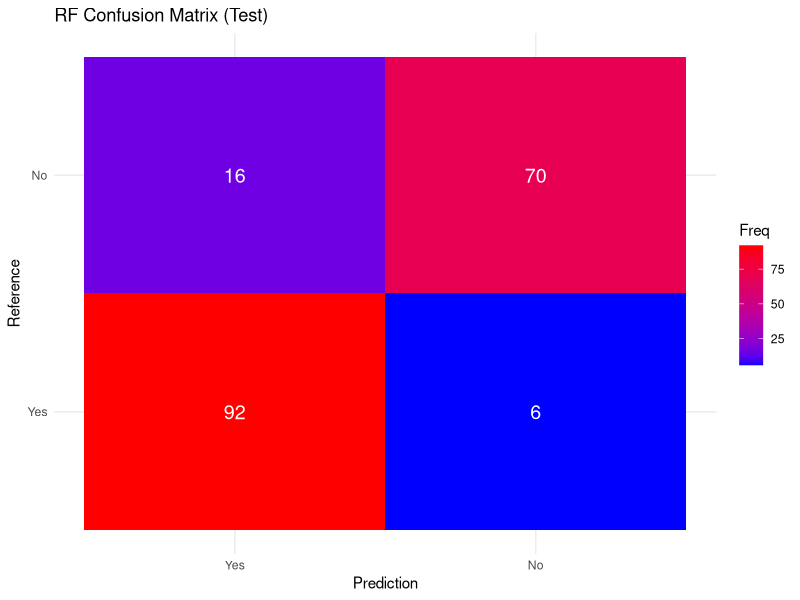
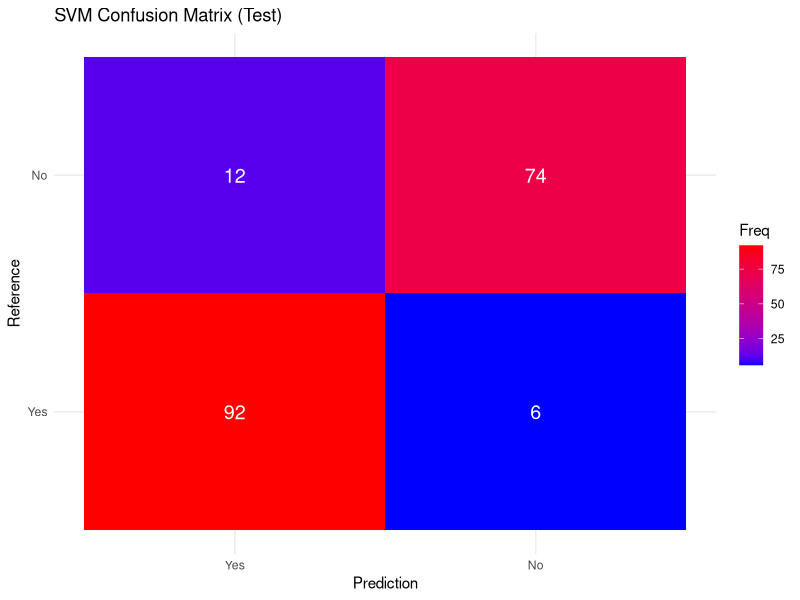
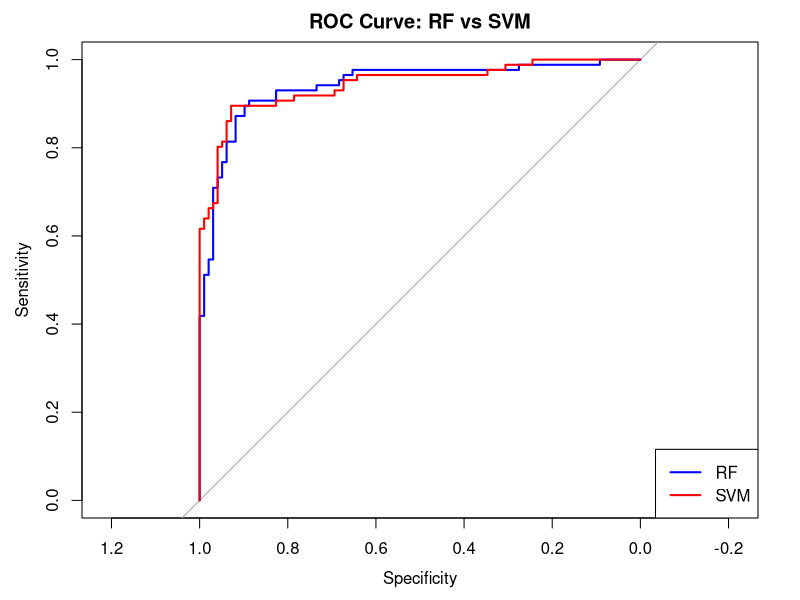
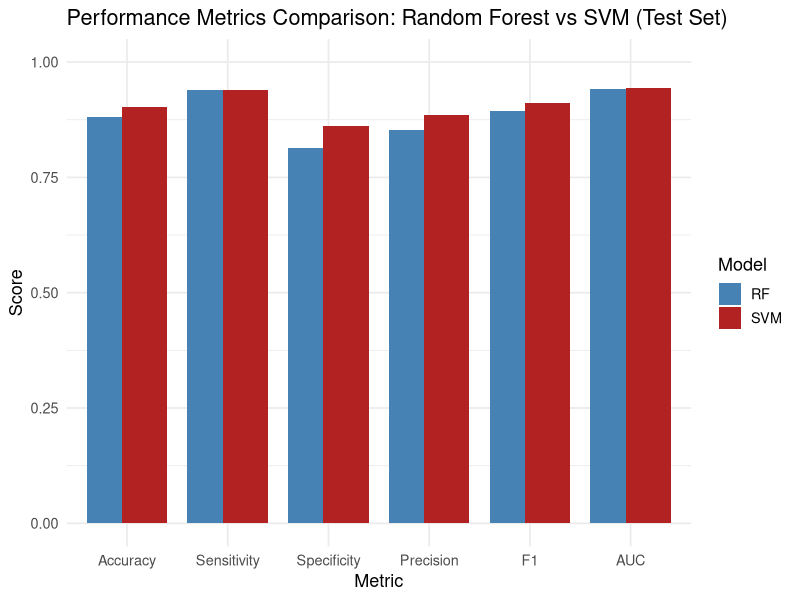

The R source for these figures, in order:
## ---- chunk 1
library(caret)
library(ranger)
library(pROC)
library(ggplot2)
library(e1071)

set.seed(123)
## ---- chunk 2
train <- read.csv("../data/processed/train_scaled.csv", stringsAsFactors = TRUE)
val   <- read.csv("../data/processed/val_scaled.csv",   stringsAsFactors = TRUE)

train$HeartDisease <- factor(train$HeartDisease)
val$HeartDisease   <- factor(val$HeartDisease)

train$HeartDisease <- relevel(train$HeartDisease, ref = "Yes")
val$HeartDisease   <- relevel(val$HeartDisease, ref = "Yes")
## ---- chunk 3
ctrl <- trainControl(
  method = "cv",
  number = 5,
  classProbs = TRUE,
  summaryFunction = twoClassSummary,
  savePredictions = "final"
)

grid_rf <- expand.grid(
  mtry = 1:15,
  splitrule = "gini",
  min.node.size = c(5, 10, 15, 20)
)

rf_tuned <- suppressWarnings(suppressMessages(
  train(
    HeartDisease ~ .,
    data = train,
    method = "ranger",
    metric = "ROC",
    trControl = ctrl,
    tuneGrid = grid_rf,
    importance = "impurity",
    num.trees = 300,
    sample.fraction = 0.1,
    replace = TRUE,
    regularization.factor = 0.01,
    regularization.use = TRUE
  )
))

rf_tuned$bestTune
## ---- chunk 4
rf_results <- rf_tuned$results[, c("mtry","splitrule","min.node.size","ROC","Sens","Spec")]
head(rf_results)
## ---- chunk 5
full_train <- rbind(train, val)
best_rf <- rf_tuned$bestTune

rf_final <- suppressWarnings(suppressMessages(
  train(
    HeartDisease ~ .,
    data = full_train,
    method = "ranger",
    trControl = trainControl(method = "none", classProbs = TRUE),
    tuneGrid = best_rf,
    importance = "impurity",
    num.trees = 500,
    sample.fraction = 0.8,
    replace = TRUE
  )
))

rf_final
## ---- chunk 6
ctrl_svm <- trainControl(
  method = "cv",
  number = 10,
  classProbs = TRUE,
  summaryFunction = twoClassSummary,
  savePredictions = "final"
)

grid_svm <- expand.grid(
  C = c(1, 5, 10, 20, 50, 100),
  sigma = c(0.0001, 0.001, 0.005, 0.01)
)

svm_tuned <- train(
  HeartDisease ~ .,
  data = train,
  method = "svmRadial",
  metric = "ROC",
  trControl = ctrl_svm,
  tuneGrid = grid_svm
)

svm_tuned$bestTune
## ---- chunk 7
svm_results <- svm_tuned$results[, c("C","sigma","ROC","Sens","Spec")]
head(svm_results)
## ---- chunk 8
best_svm <- svm_tuned$bestTune

svm_final <- train(
  HeartDisease ~ .,
  data = full_train,
  method = "svmRadial",
  trControl = trainControl(method = "none", classProbs = TRUE),
  tuneGrid = best_svm
)

svm_final
## ---- chunk 9
tune_threshold_youden <- function(model) {
  preds <- model$pred
  folds <- unique(preds$Resample)
  best_thresholds <- c()
  
  for (f in folds) {
    fold_data <- preds[preds$Resample == f, ]
    
    best_value <- -Inf
    best_t <- 0.5
    
    for (t in seq(0.001, 0.999, by = 0.001)) {
      predicted_class <- ifelse(fold_data$Yes >= t, "Yes", "No")
      
      cm <- confusionMatrix(
        factor(predicted_class, levels=c("No","Yes")),
        factor(fold_data$obs,      levels=c("No","Yes")),
        positive="Yes"
      )
      
      J <- cm$byClass["Sensitivity"] + cm$byClass["Specificity"] - 1
      
      if (!is.na(J) && J > best_value) {
        best_value <- J
        best_t <- t
      }
    }
    
    best_thresholds <- c(best_thresholds, best_t)
  }
  
  mean(best_thresholds)
}

best_t_rf  <- tune_threshold_youden(rf_tuned)
best_t_svm <- tune_threshold_youden(svm_tuned)

best_t_rf
best_t_svm
## ---- chunk 10
compute_metrics <- function(prob, pred_class, data) {
  cm <- confusionMatrix(
    factor(pred_class, levels=c("No","Yes")),
    data$HeartDisease,
    positive="Yes"
  )
  
  roc_obj <- roc(data$HeartDisease, prob, levels=c("No","Yes"))
  
  data.frame(
    Accuracy    = cm$overall["Accuracy"],
    Sensitivity = cm$byClass["Sensitivity"],
    Specificity = cm$byClass["Specificity"],
    Precision   = cm$byClass["Precision"],
    F1          = cm$byClass["F1"],
    AUC         = auc(roc_obj)
  )
}

rf_prob_train  <- predict(rf_final, train, type="prob")[,"Yes"]
svm_prob_train <- predict(svm_final, train, type="prob")[,"Yes"]

rf_pred_train  <- ifelse(rf_prob_train >= best_t_rf, "Yes","No")
svm_pred_train <- ifelse(svm_prob_train >= best_t_svm, "Yes","No")

train_metrics <- rbind(
  cbind(Model="RF",  compute_metrics(rf_prob_train,  rf_pred_train, train)),
  cbind(Model="SVM", compute_metrics(svm_prob_train, svm_pred_train, train))
)

train_metrics
## ---- chunk 11
test <- read.csv("../data/processed/test_scaled.csv", stringsAsFactors = TRUE)
test$HeartDisease <- factor(test$HeartDisease)
test$HeartDisease <- relevel(test$HeartDisease, ref="Yes")

rf_prob_test  <- predict(rf_final, test, type="prob")[,"Yes"]
svm_prob_test <- predict(svm_final, test, type="prob")[,"Yes"]

rf_pred_test  <- ifelse(rf_prob_test >= best_t_rf, "Yes","No")
svm_pred_test <- ifelse(svm_prob_test >= best_t_svm, "Yes","No")

test_metrics <- rbind(
  cbind(Model="RF",  compute_metrics(rf_prob_test,  rf_pred_test, test)),
  cbind(Model="SVM", compute_metrics(svm_prob_test, svm_pred_test, test))
)

test_metrics
## ---- chunk 12
plot_confusion <- function(cm, title) {
  df <- as.data.frame(cm$table)
  ggplot(df, aes(Prediction, Reference, fill=Freq)) +
    geom_tile() +
    geom_text(aes(label=Freq), color="white", size=5) +
    scale_fill_gradient(low="blue", high="red") +
    theme_minimal() +
    labs(title=title)
}

cm_rf_test  <- confusionMatrix(factor(rf_pred_test, levels=c("No","Yes")), test$HeartDisease)
cm_svm_test <- confusionMatrix(factor(svm_pred_test, levels=c("No","Yes")), test$HeartDisease)

plot_confusion(cm_rf_test, "RF Confusion Matrix (Test)")
plot_confusion(cm_svm_test, "SVM Confusion Matrix (Test)")
## ---- chunk 13
roc_rf  <- roc(test$HeartDisease, rf_prob_test)
roc_svm <- roc(test$HeartDisease, svm_prob_test)

plot(roc_rf, col="blue", lwd=2, main="ROC Curve: RF vs SVM")
plot(roc_svm, col="red",  lwd=2, add=TRUE)
legend("bottomright", legend=c("RF","SVM"), col=c("blue","red"), lwd=2)
## ---- chunk 14
################################################################################
#                     METRIC COMPARISON PLOT
# ------------------------------------------------------------------------------
# Shows side-by-side comparison of Accuracy, Sensitivity, Specificity,
# Precision, F1, and AUC for RF and SVM on the TEST SET.
################################################################################

library(reshape2)
library(ggplot2)

# Rename for clarity
metrics_test <- test_metrics

# Convert to long format for plotting
metric_long <- melt(
  metrics_test,
  id.vars = "Model",
  measure.vars = c("Accuracy", "Sensitivity", "Specificity",
                   "Precision", "F1", "AUC"),
  variable.name = "Metric",
  value.name = "Value"
)

# Plot
ggplot(metric_long, aes(x = Metric, y = Value, fill = Model)) +
  geom_bar(stat = "identity", position = position_dodge(width = 0.7)) +
  theme_minimal(base_size = 13) +
  labs(
    title = "Performance Metrics Comparison: Random Forest vs SVM (Test Set)",
    x = "Metric",
    y = "Score"
  ) +
  scale_fill_manual(values = c("RF" = "steelblue", "SVM" = "firebrick")) +
  ylim(0, 1)
